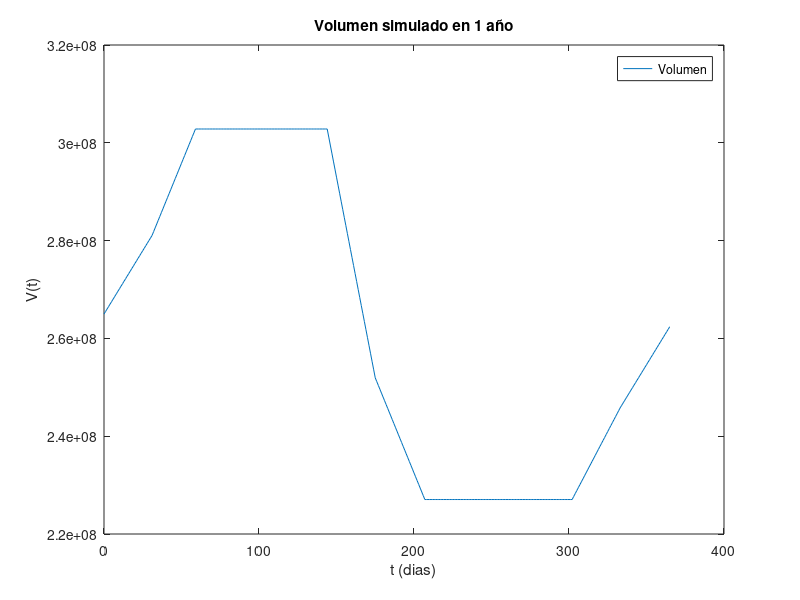
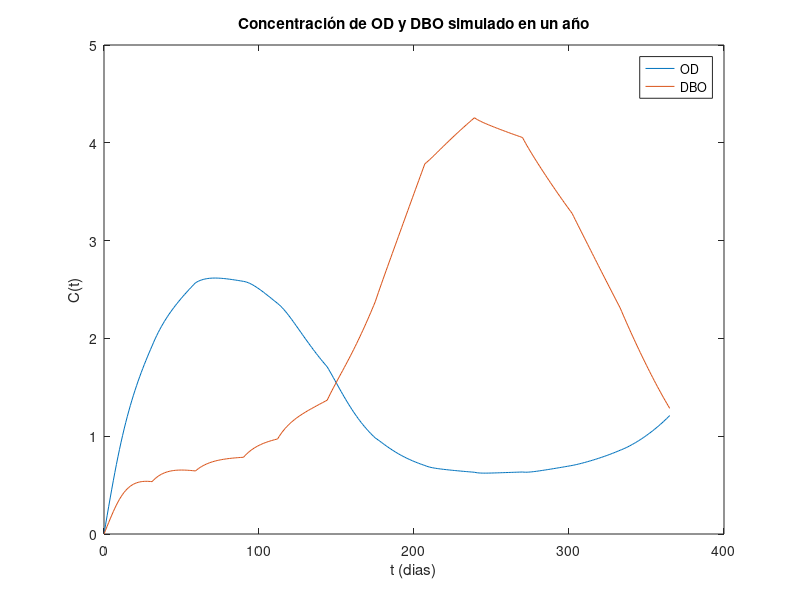
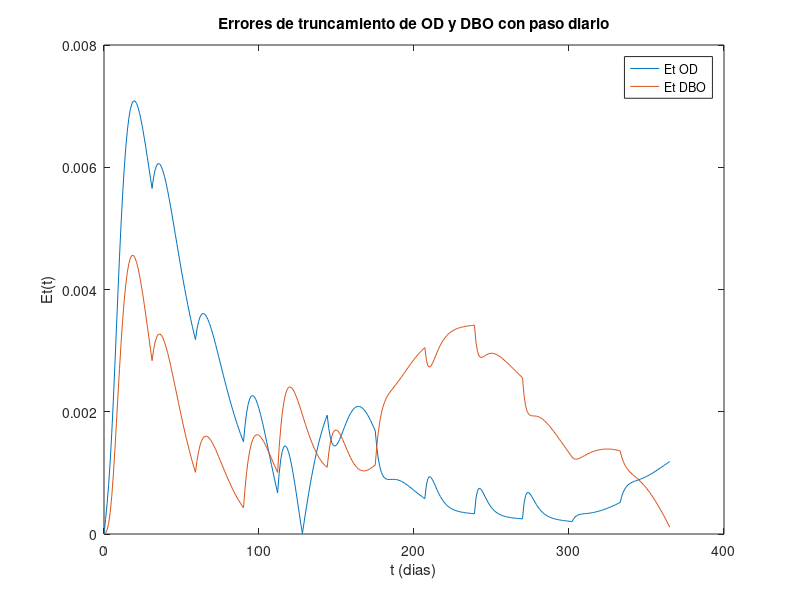
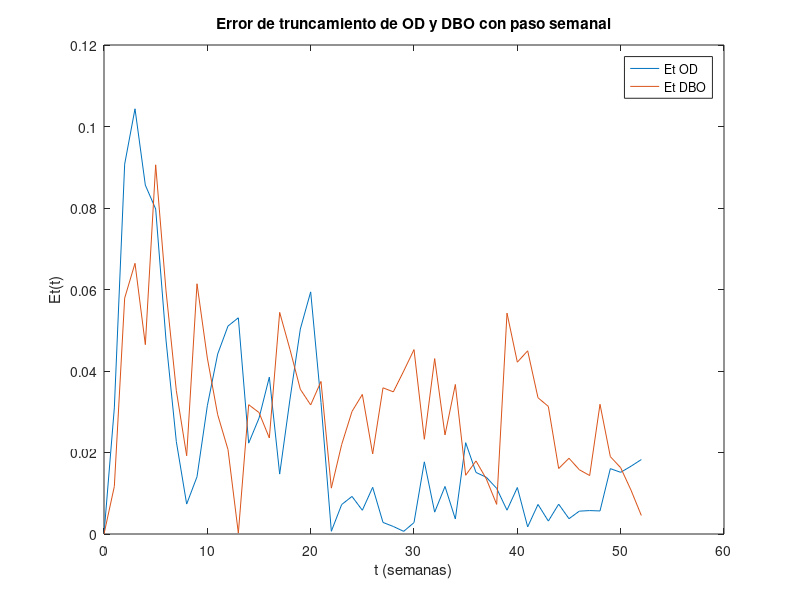

The MATLAB script that drew these images, in order:
clear all;

function datos_balance = iterar_mes(vn, on, dn, h, dia_inicial, dia_final, numero_mes)
  # Datos
  caudales = load("caudales_mensuales.dat"); # m^3/s
  kbd_0 = 0.1; # 1/día
  ka = 0.01; # 1/día
  ko2 = 1.4; # g^2/m^6
  dbo_e = 20; # g/m^3
  od_e = 2; # g/m^3
  od_s = 9; # g/m^3
  # 20 -> 100%
  # 17 -> 85%

  # Obtengo los caudales y les cambio las unidades a m^3/dia
  qe = 86400 * caudales(numero_mes, 1);
  qs = 86400 * caudales(numero_mes, 2);

  datos_balance = zeros(dia_final-dia_inicial+1, 3);

  for i = 1:dia_final-dia_inicial+1
    kbd = kbd_0 * (on.^2 / (on.^2 + ko2));
    g = ka * (od_s - on);
    p = kbd * dn;

    fo = ((qe * od_e - qs * on)/vn) + g - p;
    fd = ((qe * dbo_e - qs * dn)/vn) - p;

    datos_balance(i, 1) = vn + h * (qe - qs);
    datos_balance(i, 2) = on + h * fo;
    datos_balance(i, 3) = dn + h * fd;

    vn = datos_balance(i, 1);
    on = datos_balance(i, 2);
    dn = datos_balance(i, 3);
  endfor
endfunction

function bal_anual = iterar_12_meses(v0, o0, d0, h)
  cantidad_datos = round(365.*(1/h));
  bal_anual = [zeros(cantidad_datos, 1), zeros(cantidad_datos, 1), zeros(cantidad_datos, 1)];

  for i = 1:12
    switch(i)
    case 1
      bal_anual(1:round(31.*1/h), :) = iterar_mes(v0, o0, d0, h, 1, round(31 .* 1/h), i);
    case 2
      bal_anual(round(31*1/h)+1:round(59.*1/h), :) = iterar_mes(bal_anual(round(31.*1/h), 1), bal_anual(round(31.*1/h), 2), bal_anual(round(31.*1/h), 3), h, round(31.*1/h)+1, round(59.*1/h), i);
    case 3
      bal_anual(round(59.*1/h)+1:round(90.*1/h), :) = iterar_mes(bal_anual(round(59.*1/h), 1), bal_anual(round(59.*1/h), 2), bal_anual(round(59.*1/h), 3), h, round(59.*1/h)+1, round(90.*1/h), i);
    case 4
      bal_anual(round(90*1/h)+1:round(112.*1/h), :) = iterar_mes(bal_anual(round(90.*1/h), 1), bal_anual(round(90.*1/h), 2), bal_anual(round(90.*1/h), 3), h, round(90*1/h)+1, round(112.*1/h), i);
    case 5
      bal_anual(round(112*1/h)+1:round(144.*1/h), :) = iterar_mes(bal_anual(round(112.*1/h), 1), bal_anual(round(112.*1/h), 2), bal_anual(round(112.*1/h), 3), h, round(112*1/h)+1, round(144.*1/h), i);
    case 6
      bal_anual(round(144*1/h)+1:round(175.*1/h), :) = iterar_mes(bal_anual(round(144.*1/h), 1), bal_anual(round(144.*1/h), 2), bal_anual(round(144.*1/h), 3), h, round(144*1/h)+1, round(175.*1/h), i);
    case 7
      bal_anual(round(175*1/h)+1:round(207.*1/h), :) = iterar_mes(bal_anual(round(175.*1/h), 1), bal_anual(round(175.*1/h), 2), bal_anual(round(175.*1/h), 3), h, round(175*1/h)+1, round(207.*1/h), i);
    case 8
      bal_anual(round(207*1/h)+1:round(239.*1/h), :) = iterar_mes(bal_anual(round(207.*1/h), 1), bal_anual(round(207.*1/h), 2), bal_anual(round(207.*1/h), 3), h, round(207*1/h)+1, round(239.*1/h), i);
    case 9
      bal_anual(round(239*1/h)+1:round(270.*1/h), :) = iterar_mes(bal_anual(round(239.*1/h), 1), bal_anual(round(239.*1/h), 2), bal_anual(round(239.*1/h), 3), h, round(239*1/h)+1, round(270.*1/h), i);
    case 10
      bal_anual(round(270*1/h)+1:round(302.*1/h), :) = iterar_mes(bal_anual(round(270.*1/h), 1), bal_anual(round(270.*1/h), 2), bal_anual(round(270.*1/h), 3), h, round(270*1/h)+1, round(302.*1/h), i);
    case 11
      bal_anual(round(302*1/h)+1:round(333.*1/h), :) = iterar_mes(bal_anual(round(302.*1/h), 1), bal_anual(round(302.*1/h), 2), bal_anual(round(302.*1/h), 3), h, round(302*1/h)+1, round(333.*1/h), i);
    case 12
      bal_anual(round(333*1/h)+1:round(365.*(1/h)), :) = iterar_mes(bal_anual(round(333.*1/h), 1), bal_anual(round(333.*1/h), 2), bal_anual(round(333.*1/h), 3), h, round(333*1/h)+1, round(365.*(1/h)), i);
    endswitch
  endfor
endfunction

h = 1; #en dias
v0 = 264.98 * (10.^6); # V0 obtenido por ajuste, y expresado en (m^3)
o0 = 0; # OD0 = ODe
d0 = 0; # DBO0 = DBOe

euler_paso_diario = iterar_12_meses(v0, o0, d0, h);

h = 0.5;

euler_paso_medio_dia = iterar_12_meses(v0, o0, d0, h);

h = 7;

euler_paso_semanal = iterar_12_meses(v0, o0, d0, h);

et_euler_semanal = abs(euler_paso_semanal(:, 2:3) - euler_paso_medio_dia(14:14:730, 2:3));
et_euler_diario = abs(euler_paso_diario(:, 2:3) - euler_paso_medio_dia(2:2:730, 2:3));

euler_paso_diario(2:366, :) = euler_paso_diario(1:365, :); # desplazo los datos calculados
euler_paso_diario(1, :) = [v0, o0, d0]; # coloco las condiciones iniciales en la matriz

# Grafico de Volumen
plot(0:365, euler_paso_diario(:, 1));
legend("Volumen");
title("Volumen simulado en 1 año");
xlabel ("t (dias)");
ylabel ("V(t)");
hold off;

print -djpeg volumen_simulado_euler.jpg;

# Graficos de concentracion con paso Diario
plot(0:365, euler_paso_diario(:, 2));
hold on;
plot(0:365, euler_paso_diario(:, 3));
legend("OD", "DBO");
title("Concentración de OD y DBO simulado en un año");
xlabel ("t (dias)");
ylabel ("C(t)");
hold off;

print -djpeg euler_anual_paso_diario.jpg;

# Grafico errores de truncamiento con paso diario
plot(0:365, [0; et_euler_diario(:, 1)]); # grafico et OD
hold on;
plot(0:365, [0; et_euler_diario(:, 2)]); # grafico et DBO
legend("Et OD", "Et DBO");
title("Errores de truncamiento de OD y DBO con paso diario");
xlabel ("t (dias)");
ylabel ("Et(t)");
hold off;

print -djpeg errores_truncamiento_diario_euler.jpg;

# Grafico errores de truncamiento con paso semanal
plot(0:52, [0; et_euler_semanal(:, 1)]); # grafico et OD
hold on;
plot(0:52, [0; et_euler_semanal(:, 2)]); # grafico et DBO
legend("Et OD", "Et DBO");
title("Error de truncamiento de OD y DBO con paso semanal");
xlabel ("t (semanas)");
ylabel ("Et(t)");
hold off;

print -djpeg errores_truncamiento_semanal_euler.jpg;

# Grafico con paso semanal
plot(1:52, euler_paso_semanal(:, 2)); # grafico et OD
hold on;
plot(1:52, euler_paso_semanal(:, 3)); # grafico et DBO
legend("OD", "DBO");
title("Concentración de OD y DBO estimada con paso semanal");
xlabel ("t (semanas)");
ylabel ("C(t)");
hold off;

print -djpeg euler_anual_semanal.jpg;


